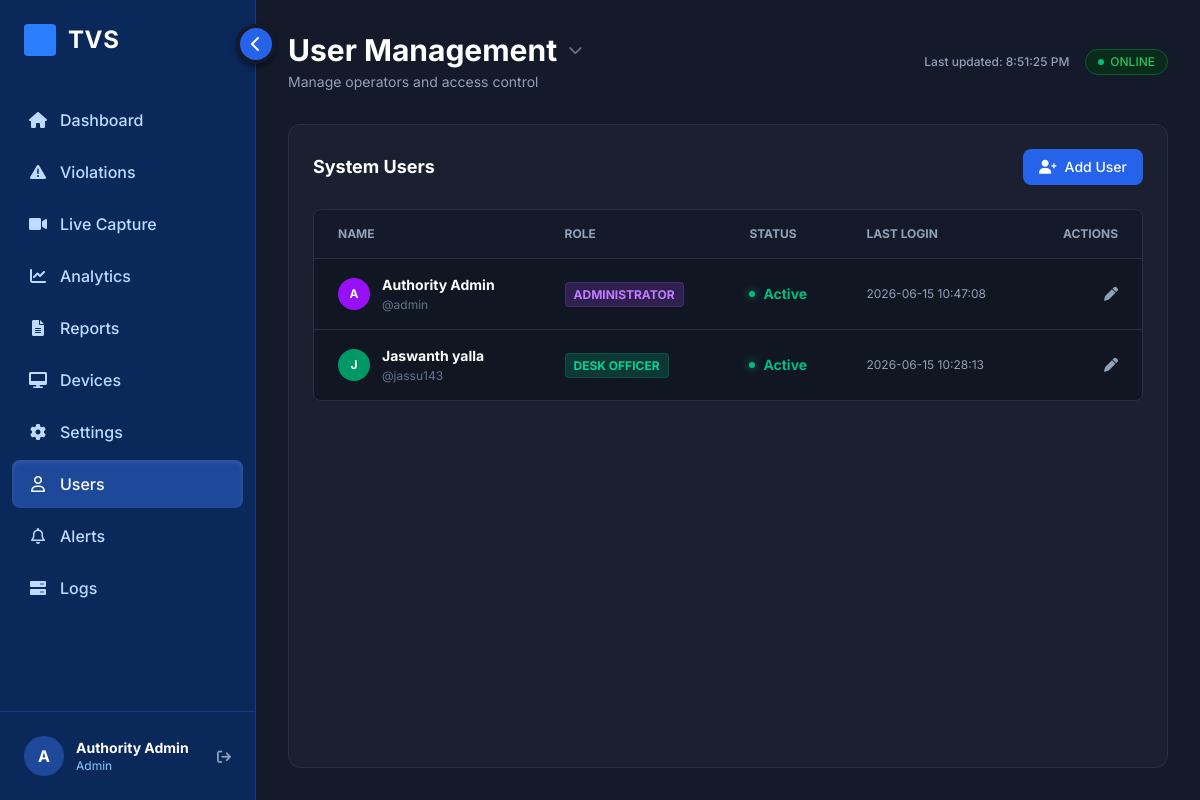
The app's page /users (signed in) with its own data.
### tables this page shows
CREATE TABLE users (
                    id INTEGER PRIMARY KEY AUTOINCREMENT,
                    username TEXT UNIQUE NOT NULL,
                    password_hash TEXT NOT NULL,
                    role TEXT DEFAULT 'operator',
                    name TEXT,
                    last_login DATETIME
                );

### backend/web_app.py (the view)
@app.route("/users")
@login_required
def users_page():
    if session.get('role') != 'admin':
        return redirect(url_for('index'))
    users = db.get_all_users()
    return render_template("users.html", users=users)

### backend/database.py (called while the page is built)
    def get_connection(self):
        return sqlite3.connect(self.db_path)

    def get_all_users(self) -> List[Dict]:
        try:
            conn = self.get_connection()
            conn.row_factory = sqlite3.Row
            cursor = conn.cursor()
            cursor.execute("SELECT id, username, role, name, last_login FROM users ORDER BY name")
            rows = [dict(r) for r in cursor.fetchall()]
            conn.close()
            return rows
        except Exception as e:
            print("Get all users error:", e)
            return []

### backend/web_app.py (called while the page is built)
def login_required(f):
    @wraps(f)
    def decorated_function(*args, **kwargs):
        if 'user_id' not in session:
            return redirect(url_for('login', next=request.url))
        return f(*args, **kwargs)
    return decorated_function

### frontend/templates/users.html
{% extends "base.html" %}
{% block header_title %}User Management{% endblock %}
{% block header_subtitle %}Manage operators and access control{% endblock %}
{% block content %}
<section class="bg-[#1a2030] border border-[#262f44] rounded-xl p-6 h-full">
    <div class="flex justify-between items-center mb-6">
        <h2 class="text-lg font-bold text-white">System Users</h2>
        <button class="bg-[#2563eb] hover:bg-blue-600 text-white font-medium py-2 px-4 rounded-lg transition-colors text-sm flex items-center gap-2">
            <i class="fa-solid fa-user-plus"></i> Add User
        </button>
    </div>
    <div class="border border-[#262f44] rounded-lg overflow-hidden">
        <table class="w-full text-sm text-left text-slate-300">
            <thead class="text-xs text-slate-400 uppercase bg-[#141a29] border-b border-[#262f44]">
                <tr>
                    <th scope="col" class="px-6 py-4">Name</th>
                    <th scope="col" class="px-6 py-4">Role</th>
                    <th scope="col" class="px-6 py-4">Status</th>
                    <th scope="col" class="px-6 py-4">Last Login</th>
                    <th scope="col" class="px-6 py-4 text-right">Actions</th>
                </tr>
            </thead>
            <tbody class="divide-y divide-[#262f44] bg-[#111623]">
                {% for u in users %}
                <tr>
                    <td class="px-6 py-4 font-bold text-white flex items-center gap-3">
                        <div class="w-8 h-8 rounded-full {% if u.role == 'admin' %}bg-purple-600{% else %}bg-emerald-600{% endif %} flex items-center justify-center text-xs">
                            {{ u.name[0] if u.name else 'U' }}
                        </div>
                        <div>
                            <p>{{ u.name }}</p>
                            <p class="text-xs text-slate-500 font-normal mt-0.5">@{{ u.username }}</p>
                        </div>
                    </td>
                    <td class="px-6 py-4">
                        {% if u.role == 'admin' %}
                        <span class="bg-purple-500/20 text-purple-400 border border-purple-500/20 px-2 py-1 rounded text-xs font-bold uppercase">Administrator</span>
                        {% else %}
                        <span class="bg-emerald-500/20 text-emerald-400 border border-emerald-500/20 px-2 py-1 rounded text-xs font-bold uppercase">Desk Officer</span>
                        {% endif %}
                    </td>
                    <td class="px-6 py-4">
                        <span class="text-emerald-500 font-bold flex items-center gap-2">
                            <span class="w-1.5 h-1.5 rounded-full bg-emerald-500 shadow-[0_0_8px_rgba(16,185,129,0.8)]"></span> Active
                        </span>
                    </td>
                    <td class="px-6 py-4 text-slate-400 text-xs">
                        {{ u.last_login if u.last_login else 'Never' }}
                    </td>
                    <td class="px-6 py-4 text-right">
                        <button class="text-slate-400 hover:text-white transition-colors"><i class="fa-solid fa-pen"></i></button>
                    </td>
                </tr>
                {% else %}
                <tr>
                    <td colspan="5" class="px-6 py-8 text-center text-slate-500">No users found.</td>
                </tr>
                {% endfor %}
            </tbody>
        </table>
    </div>
</section>
{% endblock %}

### frontend/templates/base.html (shortened to what this page needs)
<!DOCTYPE html>
<html lang="en" class="dark">
<head>
    <script src="https://unpkg.com/@tailwindcss/browser@4"></script>
    <link href="https://cdnjs.cloudflare.com/ajax/libs/font-awesome/6.0.0/css/all.min.css" rel="stylesheet">
</head>
<body class="flex h-screen overflow-hidden">
    <div class="sidebar-wrapper" id="sidebar-wrapper">
        <button class="sidebar-toggle" onclick="toggleSidebar()" id="sidebar-toggle-btn" title="Toggle Sidebar">
            <i class="fa-solid fa-chevron-left"></i>
        </button>
        <aside class="sidebar-inner bg-[#0b285b] flex flex-col h-full relative z-20 sidebar overflow-y-auto border-r border-[#153b82]">
            <div class="p-6 flex items-center gap-3">
                <div class="w-8 h-8 rounded bg-blue-500 flex items-center justify-center text-white">
                </div>
                <h2 class="text-2xl font-bold text-white tracking-wide">TVS</h2>
            </div>
        <nav class="flex-1 px-3 py-4 space-y-1">
            <a href="{{ url_for('index') }}" class="flex items-center gap-3 px-4 py-3 {% if request.endpoint == 'index' %}bg-[#1e489a] text-white shadow-inner shadow-white/10{% else %}text-blue-200 hover:bg-[#123675] hover:text-white{% endif %} rounded-lg font-medium transition-colors">
                <i class="fa-solid fa-house w-5 text-center {% if request.endpoint == 'index' %}text-blue-200{% endif %}"></i>
                Dashboard
            </a>
            {% if session.get('role') == 'admin' %}
            <a href="{{ url_for('violations_page') }}" class="flex items-center gap-3 px-4 py-3 {% if request.endpoint == 'violations_page' %}bg-[#1e489a] text-white shadow-inner shadow-white/10{% else %}text-blue-200 hover:bg-[#123675] hover:text-white{% endif %} rounded-lg font-medium transition-colors">
                <i class="fa-solid fa-triangle-exclamation w-5 text-center"></i>
                Violations
            </a>
            <a href="{{ url_for('live_capture_page') }}" class="flex items-center gap-3 px-4 py-3 {% if request.endpoint == 'live_capture_page' %}bg-[#1e489a] text-white shadow-inner shadow-white/10{% else %}text-blue-200 hover:bg-[#123675] hover:text-white{% endif %} rounded-lg font-medium transition-colors">
                <i class="fa-solid fa-video w-5 text-center"></i>
                Live Capture
            </a>
            {% endif %}
            <a href="{{ url_for('analytics_page') }}" class="flex items-center gap-3 px-4 py-3 {% if request.endpoint == 'analytics_page' %}bg-[#1e489a] text-white shadow-inner shadow-white/10{% else %}text-blue-200 hover:bg-[#123675] hover:text-white{% endif %} rounded-lg font-medium transition-colors">
                <i class="fa-solid fa-chart-line w-5 text-center"></i>
                Analytics
            </a>
            <a href="{{ url_for('reports_page') }}" class="flex items-center gap-3 px-4 py-3 {% if request.endpoint == 'reports_page' %}bg-[#1e489a] text-white shadow-inner shadow-white/10{% else %}text-blue-200 hover:bg-[#123675] hover:text-white{% endif %} rounded-lg font-medium transition-colors">
                <i class="fa-solid fa-file-lines w-5 text-center"></i>
                Reports
            </a>
            {% if session.get('role') == 'admin' %}
            <a href="{{ url_for('devices_page') }}" class="flex items-center gap-3 px-4 py-3 {% if request.endpoint == 'devices_page' %}bg-[#1e489a] text-white shadow-inner shadow-white/10{% else %}text-blue-200 hover:bg-[#123675] hover:text-white{% endif %} rounded-lg font-medium transition-colors">
                <i class="fa-solid fa-desktop w-5 text-center"></i>
                Devices
            </a>
            <a href="{{ url_for('settings_page') }}" class="flex items-center gap-3 px-4 py-3 {% if request.endpoint == 'settings_page' %}bg-[#1e489a] text-white shadow-inner shadow-white/10{% else %}text-blue-200 hover:bg-[#123675] hover:text-white{% endif %} rounded-lg font-medium transition-colors">
                <i class="fa-solid fa-gear w-5 text-center"></i>
                Settings
            </a>
            <a href="{{ url_for('users_page') }}" class="flex items-center gap-3 px-4 py-3 {% if request.endpoint == 'users_page' %}bg-[#1e489a] text-white shadow-inner shadow-white/10{% else %}text-blue-200 hover:bg-[#123675] hover:text-white{% endif %} rounded-lg font-medium transition-colors">
                <i class="fa-regular fa-user w-5 text-center"></i>
                Users
            </a>
            {% endif %}
            <a href="{{ url_for('alerts_page') }}" class="flex items-center gap-3 px-4 py-3 {% if request.endpoint == 'alerts_page' %}bg-[#1e489a] text-white shadow-inner shadow-white/10{% else %}text-blue-200 hover:bg-[#123675] hover:text-white{% endif %} rounded-lg font-medium transition-colors">
                <i class="fa-regular fa-bell w-5 text-center"></i>
                Alerts
            </a>
            <a href="{{ url_for('logs_page') }}" class="flex items-center gap-3 px-4 py-3 {% if request.endpoint == 'logs_page' %}bg-[#1e489a] text-white shadow-inner shadow-white/10{% else %}text-blue-200 hover:bg-[#123675] hover:text-white{% endif %} rounded-lg font-medium transition-colors">
                <i class="fa-solid fa-server w-5 text-center"></i>
                Logs
            </a>
        </nav>
        <div class="p-4 mt-auto border-t border-[#153b82]">
            <div class="flex items-center gap-3 hover:bg-[#123675] p-2 rounded-lg transition-colors group relative">
                <div class="w-10 h-10 rounded-full bg-[#1e489a] flex items-center justify-center text-white font-bold">
                    {{ session.get('name', 'A')[0] }}
                </div>
                <div class="flex-1">
                    <p class="text-sm font-bold text-white truncate max-w-[120px]">{{ session.get('name', 'Authority') }}</p>
                    <p class="text-xs text-blue-300 capitalize">{{ session.get('role', 'Administrator') }}</p>
                </div>
                <a href="{{ url_for('logout') }}" class="text-slate-400 hover:text-rose-400 transition-colors" title="Secure Logout">
                    <i class="fa-solid fa-arrow-right-from-bracket text-sm"></i>
                </a>
            </div>
        </div>
        </aside>
    </div>
    <main class="flex-1 flex flex-col h-full overflow-y-auto relative z-10 p-6 md:p-8">
        <header class="flex flex-col md:flex-row md:items-center justify-between gap-4 mb-8">
            <div>
                <h1 class="text-2xl md:text-3xl font-bold text-white flex items-center gap-2">
                    {% block header_title %}Traffic Violation System{% endblock %} <i class="fa-solid fa-chevron-down text-slate-500 text-sm ml-1"></i>
                </h1>
                <p class="text-sm text-slate-400 mt-1">{% block header_subtitle %}Authority Monitoring Dashboard{% endblock %}</p>
            </div>
            <div class="flex items-center gap-4 text-xs font-medium">
                <span id="last-update" class="text-slate-400">Last updated: <span id="time-display">...</span></span>
                <div id="system-status" class="flex items-center gap-1.5 px-3 py-1 rounded-full border border-[#0d5930] bg-[#092b1a] text-[#22c55e]">
                    <span class="w-1.5 h-1.5 rounded-full bg-emerald-500"></span>
                    ONLINE
                </div>
            </div>
        </header>
        {% block content %}
        {% endblock %}
    </main>
</body>
</html>

### frontend/templates/base.html (style rules this page uses)
body { background-color: #141a29 !important; color: #f1f5f9 !important; font-family: 'Inter', sans-serif !important; margin: 0; overflow-x: hidden; }
.sidebar { -ms-overflow-style: none; scrollbar-width: none; }
.sidebar-wrapper { perspective: 1200px; transition: width 0.5s cubic-bezier(0.4, 0, 0.2, 1); width: 16rem; position: relative; z-index: 40; flex-shrink: 0; }
.sidebar-inner { width: 16rem; height: 100%; transform-origin: left center; transition: transform 0.5s cubic-bezier(0.4, 0, 0.2, 1), opacity 0.5s; }
.sidebar-toggle { position: absolute; top: 1.5rem; right: -1.25rem; width: 2.5rem; height: 2.5rem; background: #2563eb; color: white; border-radius: 50%; display: flex; align-items: center; justify-content: center; cursor: pointer; box-shadow: 0 4px 6px -1px rgba(0, 0, 0, 0.5); transition: transform 0.5s cubic-bezier(0.4, 0, 0.2, 1), background-color 0.2s; z-index: 50; border: 4px solid #141a29; }

### records on screen
users: get "Authority Admin", name "A", name "Authority Admin", username "admin", role "ADMINISTRATOR", last_login "2026-06-15 10:47:08"
users: name "J", name "Jaswanth yalla", username "jassu143", role "DESK OFFICER", last_login "2026-06-15 10:28:13"

### other values on screen
{{ session.get('name', 'A')[0] }} "A"
{{ session.get('role', 'Administrator') }} "Admin"
